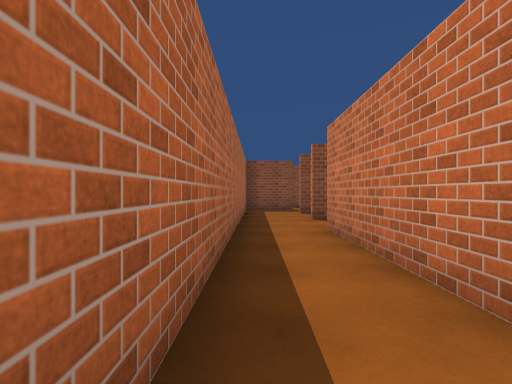
[1] (above)

20 first-person views from a walk through a Unity game level. The camera is 1.3 m above the floor, looks level and sees 85° across. The floor is counted in squares, 1.8 m on a side. Each view is taken from the middle of a square. On the plan, view 1 faces up. The plan holds only what a view shows up to about 10 squares ahead; the rest is blank. The place goes on beyond the plan. The player is left out. Surface patterns are stand-ins for the level's own textures.

[2]
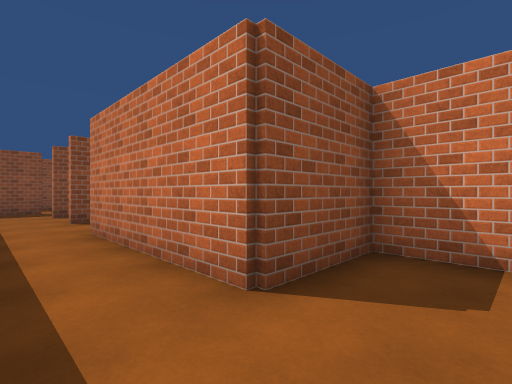

[3]
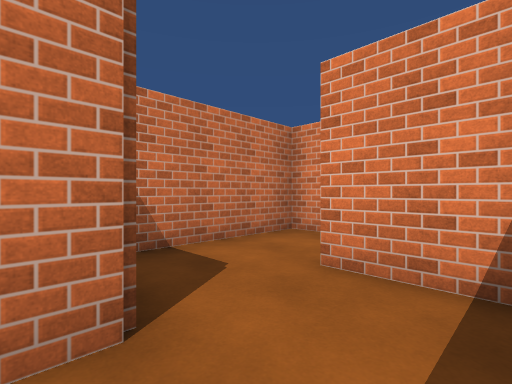

[4]
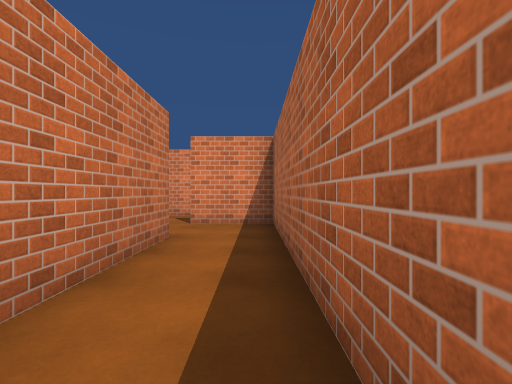

[5]
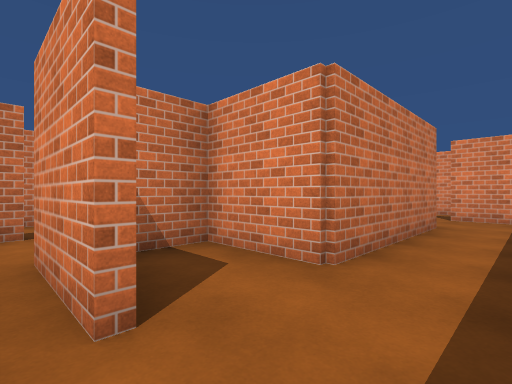

[6]
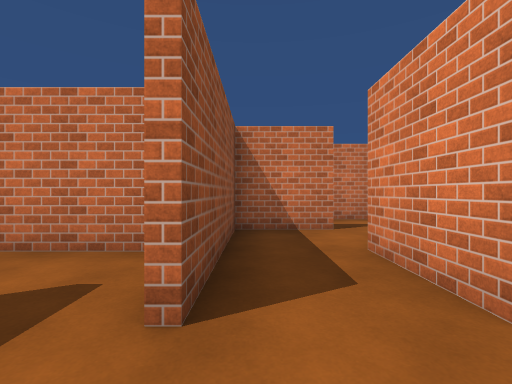

[7]
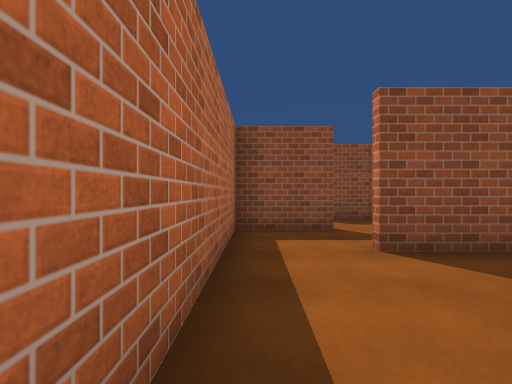

[8]
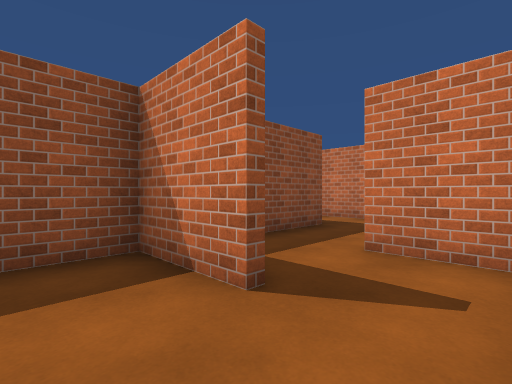

[9]
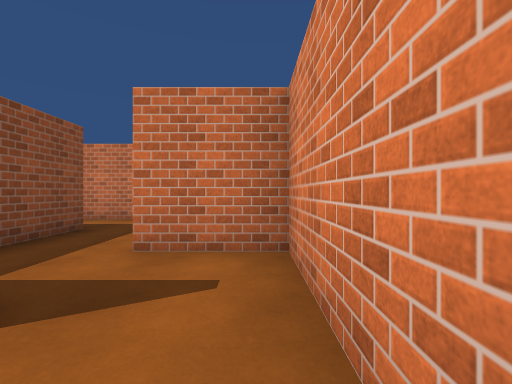

[10]
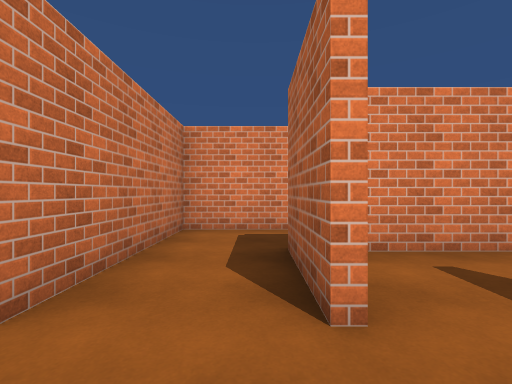

[11]
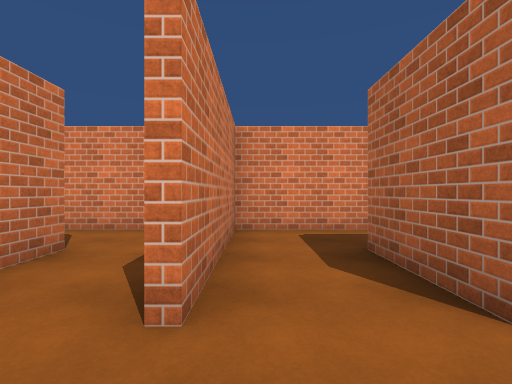

[12]
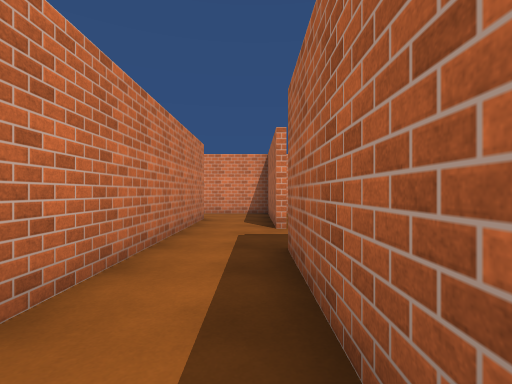

[13]
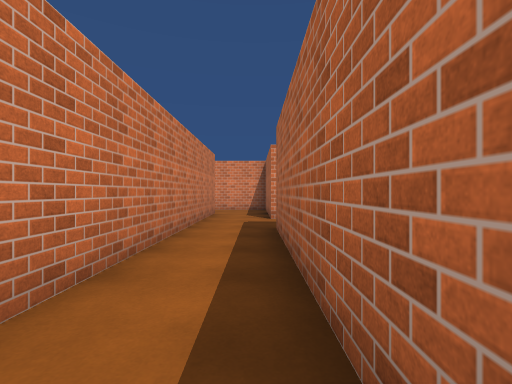

[14]
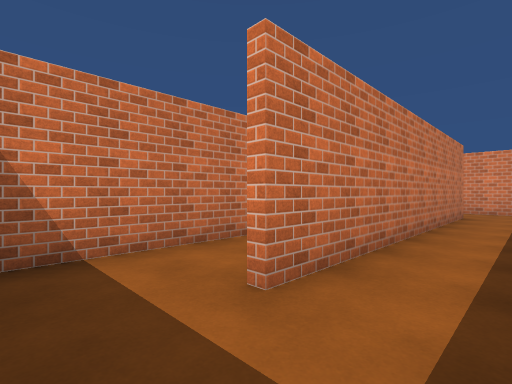

[15]
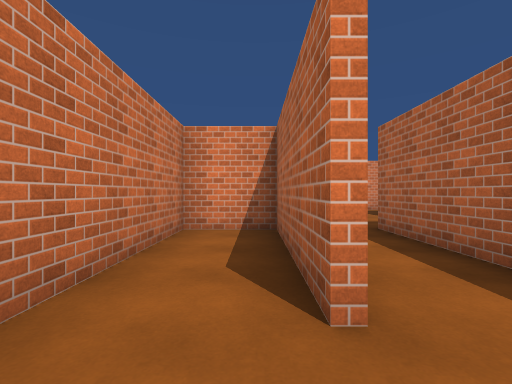

[16]
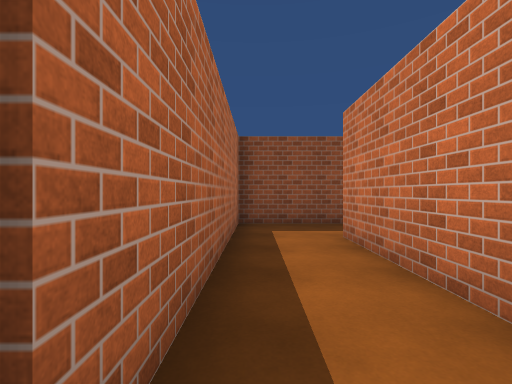

[17]
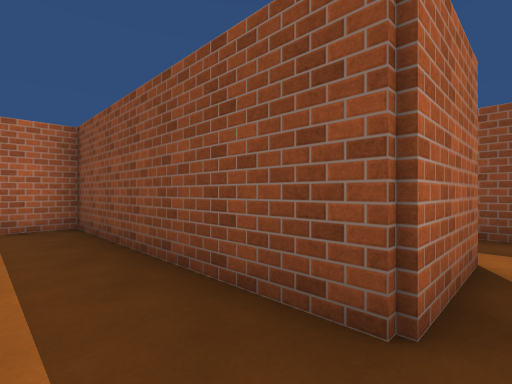

[18]
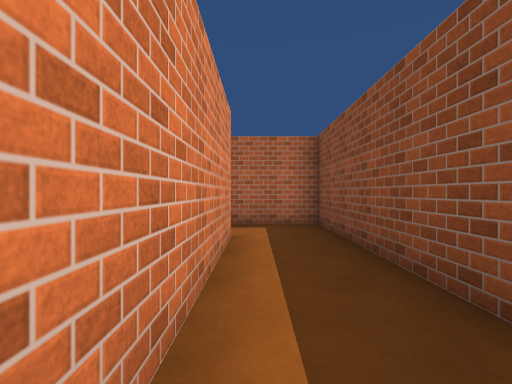

[19]
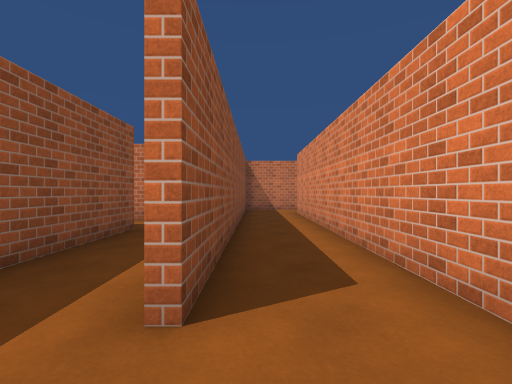

[20]
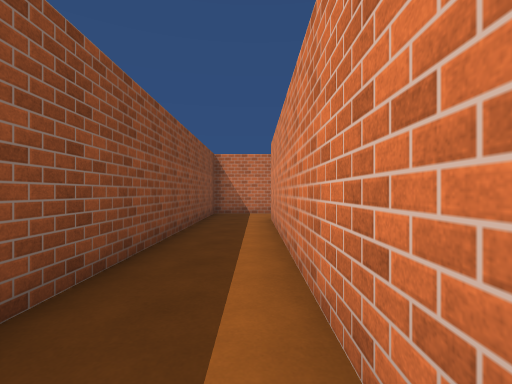

### Floor plan
Ten units are one square. View 1 is at (0, 0); x grows to the right and y downward. Boxes are objects, and circles mark ways between rooms. Rooms are numbered by the first view taken in them; rooms with no view inside come last. Other rooms are left out.
<svg viewBox="-9 -159 148 188">
<path fill="none" stroke="#000" d="M34 14 34 -14 14 -14 14 -56M-4 -55 -4 4 15 4M15 -76 35 -76M14 -56 34 -56 34 -68M35 -94 15 -94M34 -102 34 -121M15 -114 -4 -114 -4 -55M54 -75 54 -94 35 -94M44 -56 74 -56 74 -75M76 -75 76 -54M96 -94 74 -94M76 -36 91 -36M94 -36 94 -75M96 -75 96 -38M114 -55 114 -135M91 -36 128 -36M120 -154 96 -154 96 -94M116 -135 116 -96 134 -96 134 -149M36 -36 76 -36M76 -54 16 -54 16 -34M34 -16 115 -16M134 -15 134 -34 35 -34M18 24 34 24 34 14"/>
<circle cx="0" cy="-50" r="3" fill="#2a7"/>
<circle cx="20" cy="10" r="3" fill="#2a7"/>
<circle cx="25" cy="-80" r="3" fill="#2a7"/>
<circle cx="70" cy="-85" r="3" fill="#2a7"/>
<circle cx="90" cy="-85" r="3" fill="#2a7"/>
<circle cx="70" cy="-40" r="3" fill="#2a7"/>
<circle cx="110" cy="-145" r="3" fill="#2a7"/>
<circle cx="30" cy="-30" r="3" fill="#2a7"/>
<text x="10" y="-10">1</text>
<text x="10" y="-80">2</text>
<text x="50" y="-70">3</text>
<text x="80" y="-70">4</text>
<text x="100" y="-90">5</text>
<text x="120" y="-130">6</text>
<text x="40" y="-40">7</text>
<text x="80" y="-20">8</text>
<text x="20" y="20">9</text>
</svg>
Room 1 opens to room 2. Room 1 opens to room 9. Room 2 opens to room 3. Room 3 opens to room 4. Room 4 opens to room 5. Room 4 opens to room 7. Room 5 opens to room 6. Room 7 opens to room 8.

Where each view was taken, in squares from view 1:
view 1: 0 up, 0 right, facing up
view 2: 0 up, 0 right, facing up-right
view 3: 2 up, 0 right, facing down-right
view 4: 6 up, 0 right, facing down
view 5: 8 up, 0 right, facing down-right
view 6: 9 up, 0 right, facing right
view 7: 6 up, 0 right, facing up
view 8: 6 up, 4 right, facing up-right
view 9: 6 up, 4 right, facing right
view 10: 9 up, 8 right, facing down
view 11: 9 up, 9 right, facing down
view 12: 13 up, 10 right, facing down
view 13: 15 up, 10 right, facing down
view 14: 15 up, 10 right, facing down-right
view 15: 15 up, 12 right, facing down
view 16: 9 up, 10 right, facing up
view 17: 4 up, 8 right, facing up-left
view 18: 4 up, 8 right, facing left
view 19: 3 up, 2 right, facing right
view 20: 2 up, 4 right, facing right
